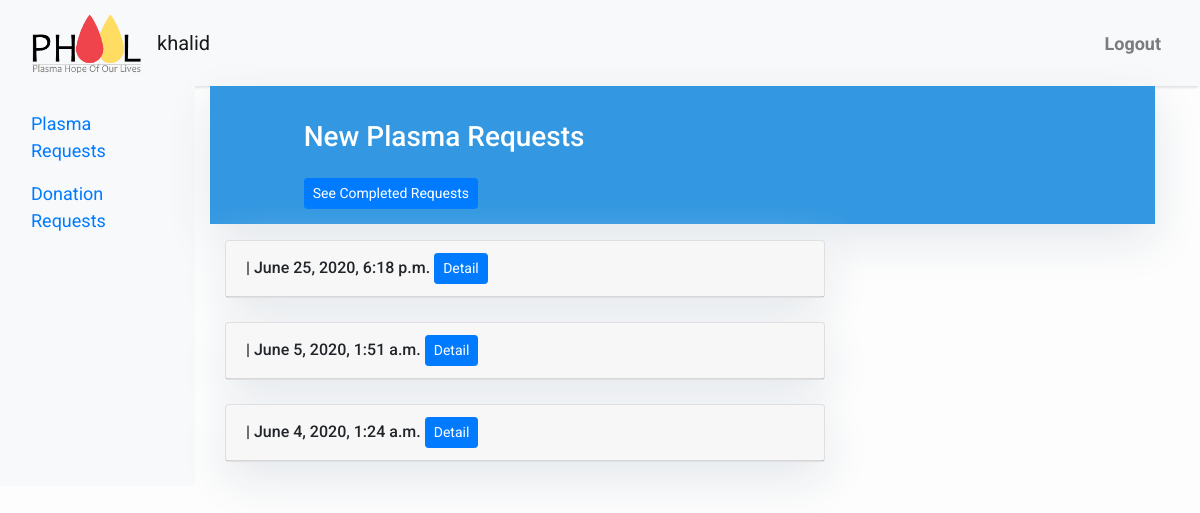
Before: /plasma/requests/plasma/ (signed in) with the older database file.
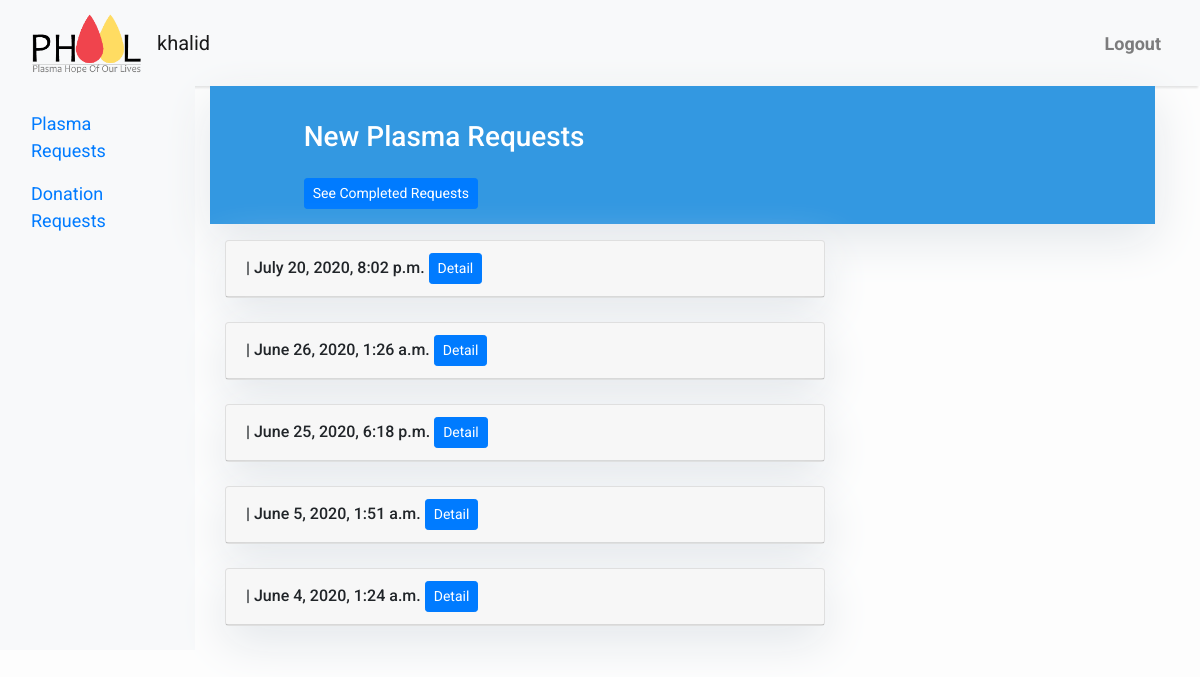
After: the same page with the newer database file.
### plasma/models.py (models this page shows)
class Profile(models.Model):
    author = models.ForeignKey(User, on_delete=models.CASCADE)
    first_name = models.CharField(max_length=30)
    last_name = models.CharField(max_length=30)
    address = models.CharField(max_length=30, blank=True)
    city = models.CharField(max_length=30)
    province = models.IntegerField(choices=PROVINCES, default=4)
    birth_date = models.DateField(null=True, blank=True)
    gender = models.IntegerField(choices=GENDER, default=3)
    phone_regex = RegexValidator(regex=r'^\+?1?\d{9,15}$',
                                 message="Phone number must be entered in the format: '+999999999'. Up to 15 digits allowed.")
    phone = models.CharField(validators=[phone_regex], max_length=17, blank=True)
    date_covid_19_diagnosed = models.DateField(null=True, blank=True)
    blood_group = models.IntegerField(choices=BLOOD, default=8)
    hospital_which_labelled_positive = models.CharField(max_length=30, blank=True)
    hospital_which_labelled_negative = models.CharField(max_length=30, blank=True)
    lab_which_labelled_positive = models.CharField(max_length=30, blank=True)
    lab_which_labelled_negative = models.CharField(max_length=30, blank=True)
    donation_request = models.BooleanField(default=False)
    plasma_request = models.BooleanField(default=False)
    donation_completed = models.BooleanField(default=False)
    plasma_completed = models.BooleanField(default=False)
    created_on = models.DateTimeField(auto_now_add=True, blank=True)

### plasma/views.py (the view)
# urls.py: path("requests/plasma/", views.PlasmaRequestsList.as_view(), name="plasma_requests"),
class PlasmaRequestsList(LoginRequiredMixin, generic.ListView):
    model = Profile
    template_name = "plasma_request_list.html"
    def get_queryset(self):
        return (
            Profile.objects.filter(plasma_request=1, plasma_completed=0)
                .order_by("-created_on")
        )

### templates/plasma_request_list.html (shortened to what this page needs)
{% extends "base.html" %}
{% block content %}
<header class="masthead">
    <div class="container">
        <div class="row">
            <div class=" col-md-8 col-md-10 mx-auto">
                <div class="site-heading">
                    <h3 class=" site-heading my-4 mt-3 text-white">New Plasma Requests</h3>
                    <a href="{% url 'completed_plasma_requests' %}" class="btn btn-primary btn-sm">See Completed Requests</a>
                </div>
            </div>
        </div>
    </div>
</header>
<div class="container">
    <div class="row">
    {% if user.is_authenticated %}
        <div class="col-md-8 mt-3 left">
            {% for post in object_list %}
                <div class="card mb-4">
                <h6 class="card-header">{% block title %} {{ post.user}}  | {{ post.created_on }} <a href="{% url 'plasma_request_detail' post.pk  %}" class="btn btn-primary btn-sm">Detail</a>{% endblock title %}</h6>
                </div>
            {% endfor %}
        </div>
    {% endif %}
    </div>
</div>
{%endblock%}

### templates/base.html (shortened to what this page needs)
<!DOCTYPE html>
<html>
    <head>
        <link rel="stylesheet" href="https://maxcdn.bootstrapcdn.com/bootstrap/4.0.0/css/bootstrap.min.css"
 />
    </head>
    <body>
        <nav class="navbar navbar-expand-lg navbar-light bg-light shadow navbar-fixed-top" id="mainNav">
        {% load static %}
            <div class="container-fluid">
                <a class="navbar-brand" href="{% url 'home' %}"><img src="{% static "icons/phool.png" %}" width="110" height="60" alt=""></a>
                {% if not user.is_staff %}
                <a class="navbar-brand" >{{ user.get_username }}</a>
                    {% else %}
                    <a class="navbar-brand" href="{% url 'profile'%}">{{ user.get_username }}</a>
                {% endif %}
                <div class="collapse navbar-collapse" id="navbarResponsive">
                    <ul class="navbar-nav ml-auto">
                        {% if user.is_authenticated %}
                            <li class="nav-item text-black">
                                <a class="nav-link text-black font-weight-bold" href="{% url 'logout' %}?next={{request.path}}">Logout</a>
                            </li>
                        {% else %}
                            <li class="nav-item text-black">
                                <a class="nav-link text-black font-weight-bold" href="{% url 'login' %}?next={{request.path}}">Login</a>
                            </li>
                        {% endif %}
                    </ul>
                </div>
            </div>
        </nav>
<div class="container-fluid row">
    <div class="col-lg-2  navbar-light bg-light"><p>  </p>
    {% if user.is_staff %}
        <ul class="sidebar text-black list-unstyled">
        <li class="nav-item">
            <a class="nav-link text-black" href = "{% url 'plasma_requests' %}" title="Plasma Requests">Plasma Requests</a>
        </li>
                <li class="nav-item">
            <a class="nav-link text-black" href = "{% url 'donation_requests' %}" title="Donation Requests">Donation Requests</a>
        </li>
        </ul>
        {% endif %}
    </div>
    <div class="col-lg-10 mt-auto">
                    {% block content %}{% endblock content %}
    </div>
</div>
    </body>
</html>

### templates/base.html (style rules this page uses)
body { font-family: "Roboto", sans-serif; font-size: 17px; background-color: #fdfdfd; }
.shadow { box-shadow: 0 4px 2px -2px rgba(0, 0, 0, 0.1); }
.masthead { background: #3398E1; height: auto; padding-bottom: 15px; box-shadow: 0 16px 48px #E3E7EB; box-shadow: 0 16px 48px #E3E7EB; padding-top: 10px; }

### templates/plasma_request_list.html (style rules this page uses)
body { font-family: "Roboto", sans-serif; font-size: 18px; background-color: #fdfdfd; }
.card { box-shadow: 0 16px 48px #E3E7EB; }

Changed rows visible on the page:
added Profile: created_on "July 20, 2020, 8:02 p.m."
added Profile: created_on "June 26, 2020, 1:26 a.m."
